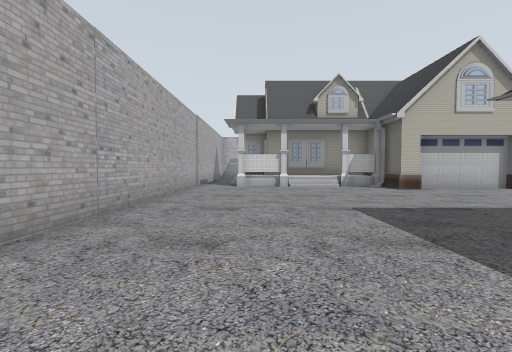
view 1 (above)

24 first-person views from a walk through a Gazebo world. The camera is 0.72 m above the floor, tilts 2° down and sees 90° across. The floor is counted in squares, 1 m on a side. Each view is taken from the middle of a square. On the plan, view 1 faces up. The plan holds only what a view shows up to about 9 squares ahead; the rest is blank.

view 2
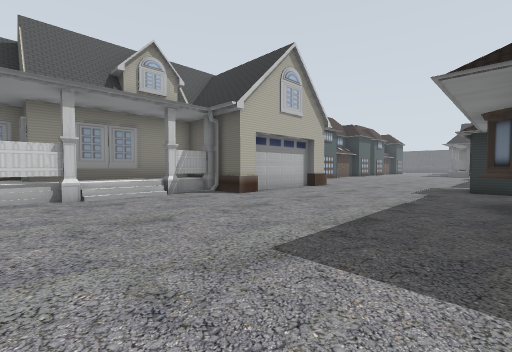

view 3
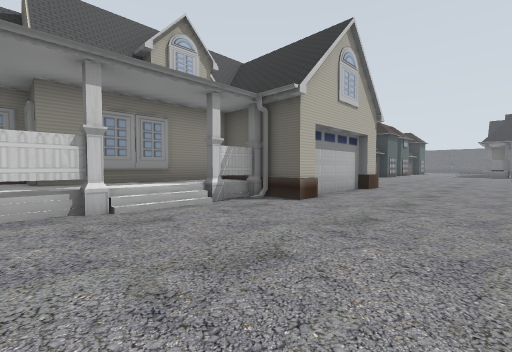

view 4
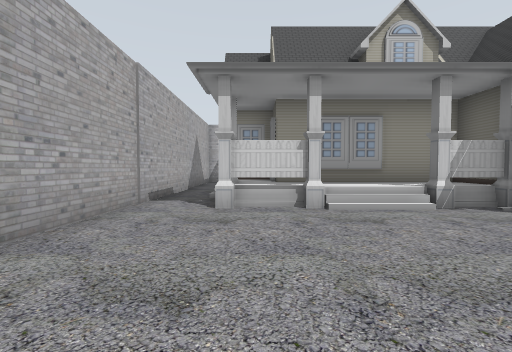

view 5
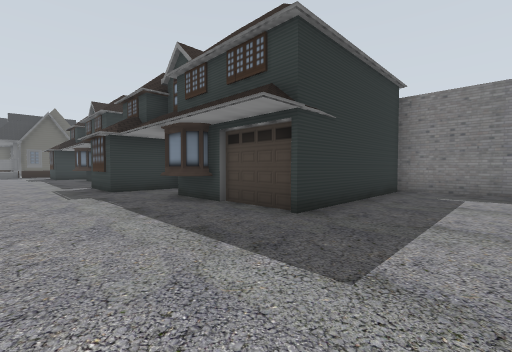

view 6
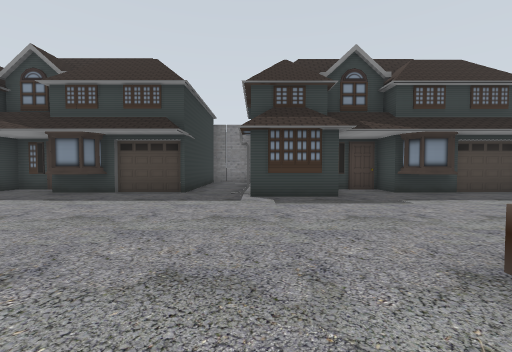

view 7
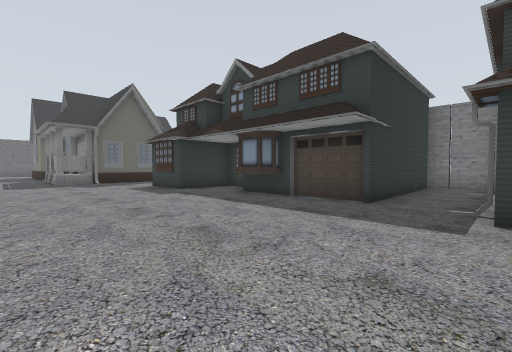

view 8
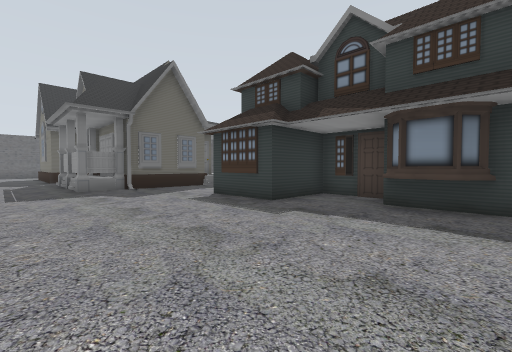

view 9
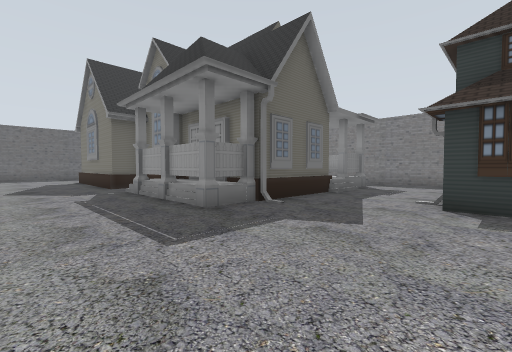

view 10
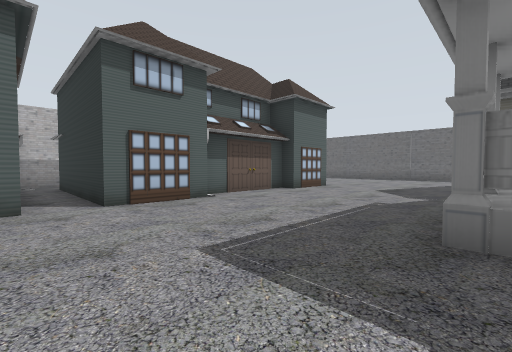

view 11
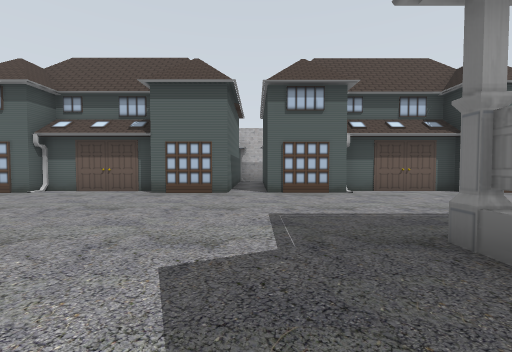

view 12
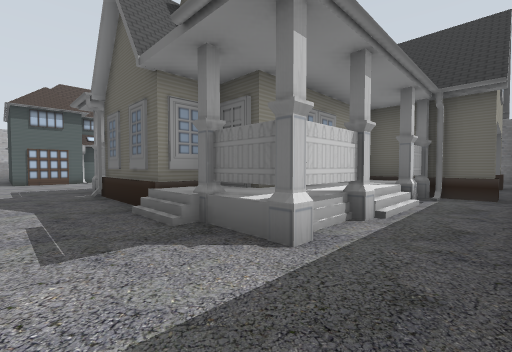

view 13
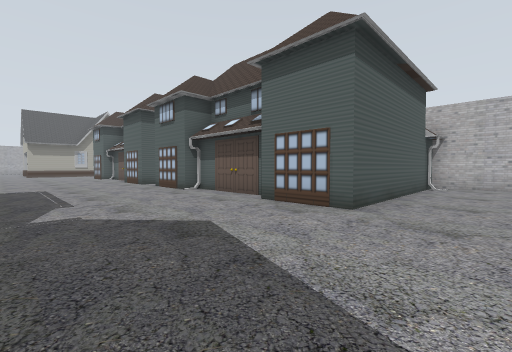

view 14
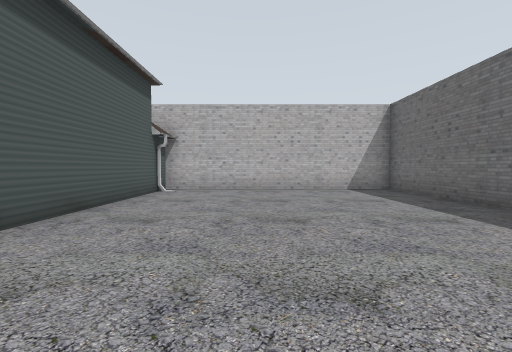

view 15
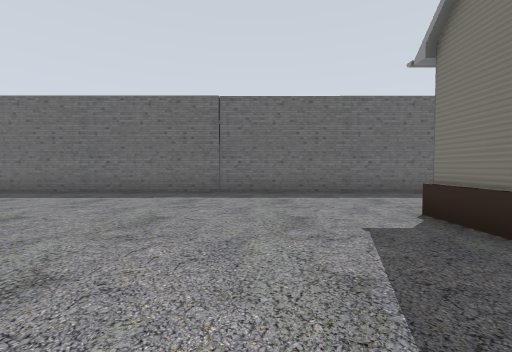

view 16
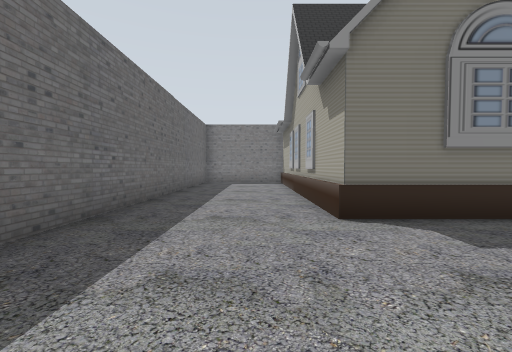

view 17
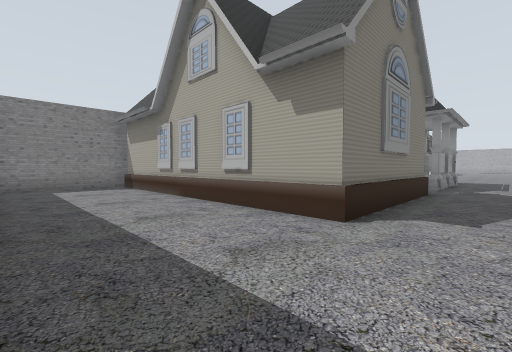

view 18
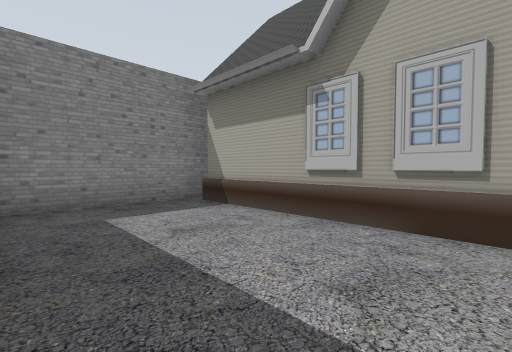

view 19
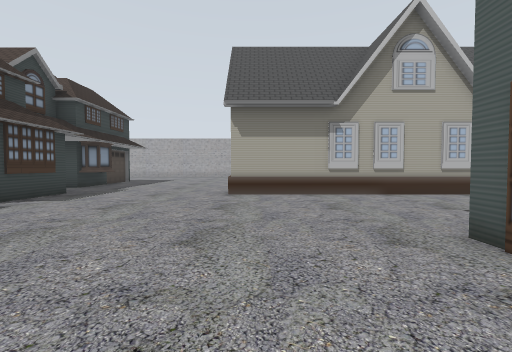

view 20
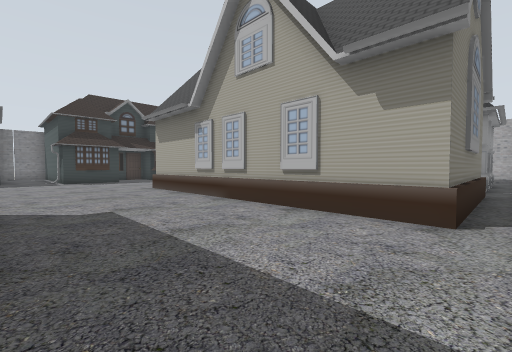

view 21
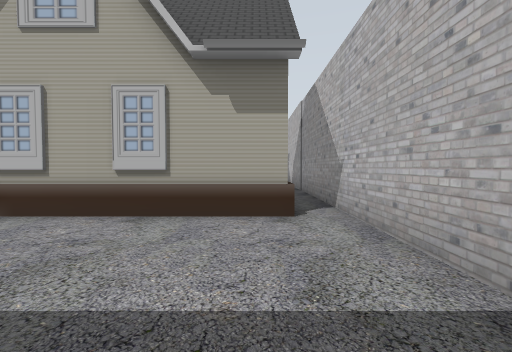

view 22
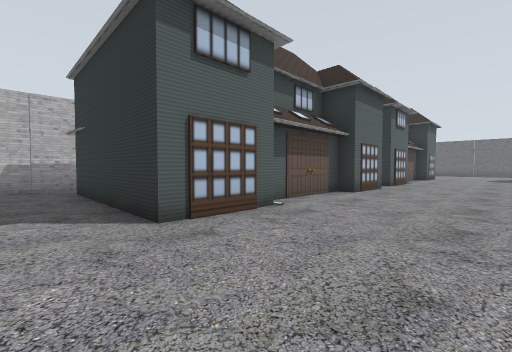

view 23
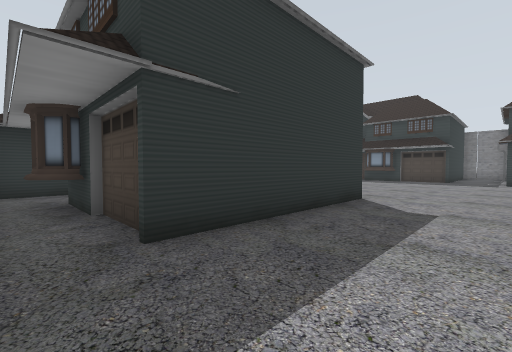

view 24
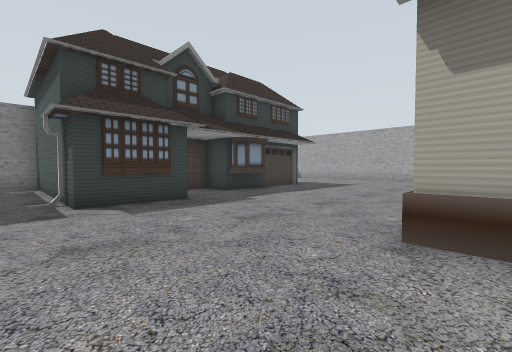

### Floor plan
Key: @ floor where view 1 was taken; # wall or solid block; . main floor; : floor 0.45 m higher than the main floor; H house.
Columns run from 3 left of view 1 to 38 right of it. Each row starts with its distance up from view 1.
 18        ###########                ########
 17     .............HHHHHH HH       H.......#
 16     HH  HHHHH....HHHH H HH       H.......#
 15            HH....H      H.H      H.......#
 14 #.HH      HHH....       H.       H.......#
 13 #.HHH HH HHHH....  HHHH H.  HHHH H.......#
 12 #.HHH    HHHH....HHHHHHHH.HHHHHHHH.......#
 11 #.HHHHHHH:HHH....HH...HHH.HH...HHH.......#
 10 #..HH HHHH.HH............................#
  9 #.......HHHHH............................#
  8 #........................................#
  7 #........................................#
  6 #..........................HHHH.HHHHHH...#
  5 #..........................HHHHHH  HHH...#
  4 #...........HHH.......HHH..HHH     HHH...#
  3 #.....HHHHHHHHH.HHHHHHHHH..HHH     HHH...#
  2 #......HHHHHHHH.HHHHHHHHH..HH        H...#
  1   .....     H H.H     H H..HHHHHH  HHH...#
  0    @...     H H.H        ..H     H HHH...
 -1     ...H      H.H        .......HHHHHH...
 -2     ...H      #.#        ........H ##....
 -3     ###       ###                   #####

Where each view was taken, in squares from view 1:
view 1: 0 up, 0 right, facing up
view 2: 3 up, 0 right, facing up-right
view 3: 5 up, 0 right, facing up-right
view 4: 5 up, 0 right, facing up
view 5: 6 up, 1 right, facing down-right
view 6: 10 up, 11 right, facing down
view 7: 8 up, 11 right, facing down-right
view 8: 8 up, 15 right, facing down-right
view 9: 9 up, 20 right, facing down-right
view 10: 6 up, 21 right, facing up-right
view 11: 4 up, 22 right, facing up
view 12: 2 down, 22 right, facing up-right
view 13: 7 up, 32 right, facing up-left
view 14: 9 up, 33 right, facing up
view 15: 9 up, 30 right, facing right
view 16: 10 up, 35 right, facing down
view 17: 8 up, 37 right, facing down-left
view 18: 3 up, 37 right, facing down-left
view 19: 9 up, 16 right, facing left
view 20: 17 up, 13 right, facing down-left
view 21: 16 up, 13 right, facing left
view 22: 8 up, 12 right, facing up-right
view 23: 17 up, 11 right, facing down-right
view 24: 9 up, 12 right, facing down-left
